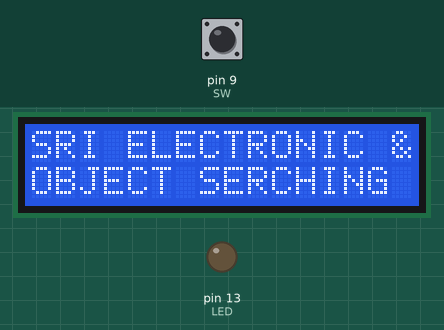
Simulated run of this sketch. Board: Arduino Uno, built with avr-gcc and run on an emulated ATmega328P. Parts: 16×2 character LCD, output pins drawn as LEDs (lit = HIGH). The test bench sets the inputs (shaded band); at power-on: pin 9 (SW) LOW.

Above: at 2.2 s.
2.3 s: pin 9 (SW) pulled HIGH for 0.15 s
At 2.59 s:
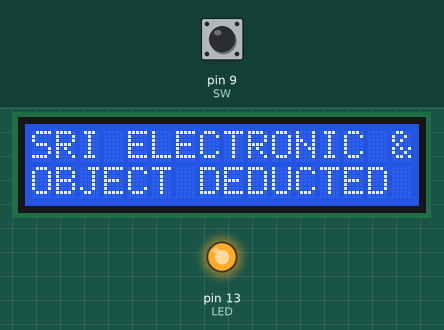
4.1 s: pin 9 (SW) pulled HIGH for 3.2 s
At 8.5 s:
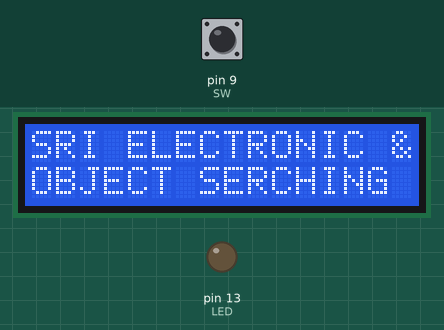
Timing chart, 0 to 10.0 s (numbered marks = the images above; inputs shaded):
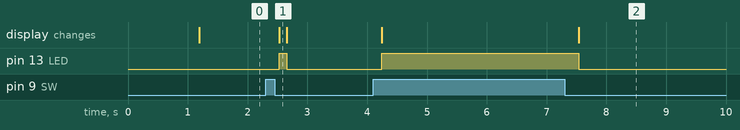

Measured:
- after the input at 2.3 s, pin 13 (LED): LOW → HIGH after 0.23 s, → LOW 0.12 s later; the display: changes after 0.23 s (image 1)
- after the input at 4.1 s, pin 13 (LED): LOW → HIGH after 0.14 s, → LOW 3.3 s later; the display: first changes after 0.14 s (image 2 shows a later state)

The sketch:

IR.ino
```cpp
#include <LiquidCrystal.h>
LiquidCrystal lcd(0,1,2, 3, 4, 5);

const int LED=13;
const int SW=9;

int val=0;
int once=0;

void setup()
{
  lcd.begin(16, 2);

  lcd.setCursor(0,0);
  lcd.print("SRI ELECTRONIC & EMBEDDED SOLUTIONS");
  delay(1000);

  pinMode(LED,OUTPUT);
  pinMode(SW,INPUT);
}

void loop()
{
  val=digitalRead(SW);
  delay(120);

  if(val==HIGH)
  {
    digitalWrite(LED,HIGH);
    lcd.setCursor(0,1);
    lcd.print("OBJECT DEDUCTED");
  }
  else
  {
    digitalWrite(LED,LOW);
    lcd.setCursor(0,1);
    lcd.print("OBJECT SERCHING");
  }
}
```
